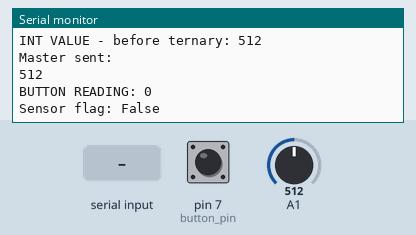
Simulated run of this sketch. Board: Arduino Uno, built with avr-gcc and run on an emulated ATmega328P. On the bench: the last lines printed to the serial monitor. The test bench sets the inputs (shaded band); at power-on: pin 7 (button_pin) LOW, A1 = 512.

Above: at 1.8 s.
1.9 s: pin 7 (button_pin) pulled HIGH for 1.2 s
At 2.9 s:
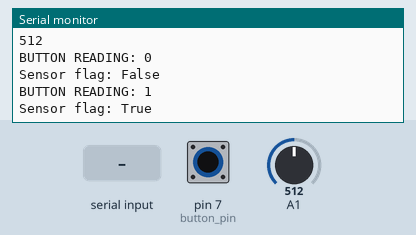
4.6 s: "1" received over the second serial link
At 5.5 s:
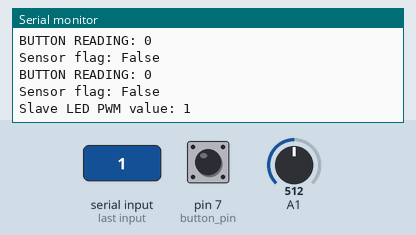
6.6 s: A1 set to 716
At 7.7 s:
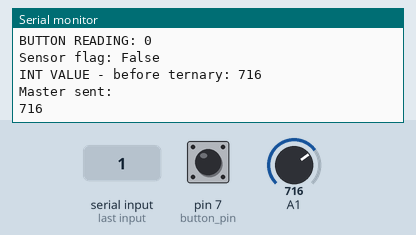
8.1 s: "0" received over the second serial link
At 9.5 s:
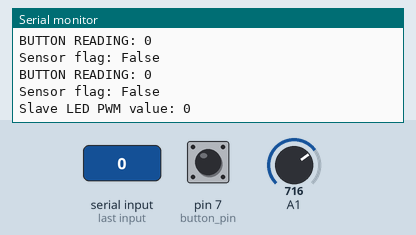
9.6 s: A1 set to 900
At 11.0 s:
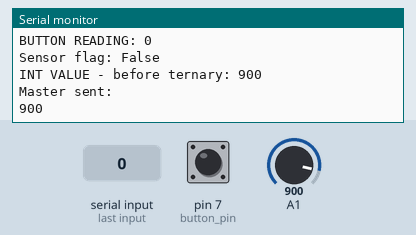

Measured:
- after the input at 1.9 s, the serial monitor: prints a new line after 0.15 s (image 1)
- after the input at 4.6 s, the serial monitor: prints a new line after 0.50 s (image 2)
- after the input at 6.6 s, the serial monitor: prints a new line after 0.50 s (image 3)
- after the input at 8.1 s, the serial monitor: prints a new line after 1.0 s (image 4)
- after the input at 9.6 s, the serial monitor: prints a new line after 0.55 s (image 5)

The sketch:

master.ino
```cpp
#include <SoftwareSerial.h>

SoftwareSerial ArduinoSlave(10,11);
String answer;
String message;
int int_value = 0, old_int_value = 0;
int button_pin = 7;
bool sensor_flag = false;

void setup() {
    Serial.begin(9600);
    Serial.println("ENTER Commands: ");
    pinMode(button_pin, INPUT);
    ArduinoSlave.begin(9600);
}

String bool_to_string(bool b) {
  if (b) {
    return "True";
  }
  return "False";
}

void loop() {
    // Read Sensor
    int_value = analogRead(A1);
    auto button_reading = digitalRead(button_pin);
    // Read answer from slave
    readSlavePort();

    Serial.print("BUTTON READING: ");
    Serial.println(button_reading);
    sensor_flag = (button_reading == HIGH) ? !sensor_flag : sensor_flag;
    Serial.print("Sensor flag: ");
    Serial.println(bool_to_string(sensor_flag));

    // Send data to slave
    if (old_int_value != int_value) {
        Serial.print("INT VALUE - before ternary: ");
        Serial.println(int_value);
        Serial.println("Master sent: ");
        int_value = (sensor_flag) ? 255 : int_value;
        Serial.println(int_value);
        ArduinoSlave.print(int_value);
        old_int_value = int_value;
    }
    // Send answer to monitor
    if (answer != "") {
        Serial.print("Slave LED PWM value: ");
        Serial.println(answer);
        answer = "";
    }
    Serial.println();
    delay(1000);
}

void readSlavePort() {
    while (ArduinoSlave.available()) {
        delay(10);
        if (ArduinoSlave.available() > 0) {
            char ch = ArduinoSlave.read(); // gets one byte from serial buffer
            answer += ch; // makes the string readString
        }
    }
}
```

slave.ino
```cpp

```
